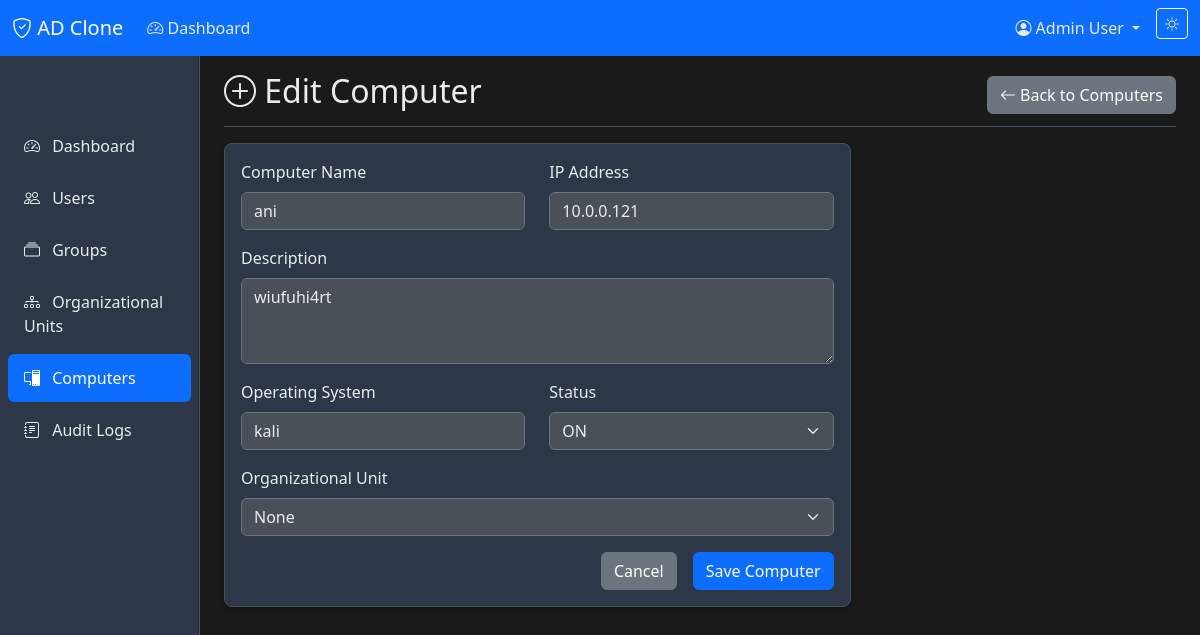
The app's page /computers/edit/2 (signed in) with its own data.
### models.py (models this page shows, shortened)
class User(UserMixin, db.Model):
    id = db.Column(db.Integer, primary_key=True)
    username = db.Column(db.String(80), unique=True, nullable=False, index=True)
    email = db.Column(db.String(120), unique=True, nullable=False, index=True)
    password_hash = db.Column(db.String(255), nullable=False)
    first_name = db.Column(db.String(50), nullable=False)
    last_name = db.Column(db.String(50), nullable=False)
    role = db.Column(db.String(20), nullable=False, default='User')  # Admin or User
    is_active = db.Column(db.Boolean, default=True, nullable=False)
    failed_attempts = db.Column(db.Integer, default=0, nullable=False)
    locked_until = db.Column(db.DateTime, nullable=True)
    created_at = db.Column(db.DateTime, default=lambda: datetime.now(timezone.utc), nullable=False)
    last_login = db.Column(db.DateTime, nullable=True)
    groups = db.relationship('Group', secondary=user_groups, lazy='subquery',
                           backref=db.backref('members', lazy=True))
    audit_logs = db.relationship('AuditLog', backref='user', lazy=True)

class Computer(db.Model):
    id = db.Column(db.Integer, primary_key=True)
    name = db.Column(db.String(100), unique=True, nullable=False, index=True)
    description = db.Column(db.Text, nullable=True)
    status = db.Column(db.String(20), nullable=False, default='OFF')  # ON, OFF, RESTART
    operating_system = db.Column(db.String(100), nullable=True)
    ip_address = db.Column(db.String(15), nullable=True)
    ou_id = db.Column(db.Integer, db.ForeignKey('organizational_unit.id'), nullable=True)
    created_at = db.Column(db.DateTime, default=lambda: datetime.now(timezone.utc), nullable=False)
    last_seen = db.Column(db.DateTime, nullable=True)

### app.py (the view, shortened to what this page needs)
@app.route('/computers/edit/<int:id>', methods=['GET', 'POST'])
@admin_required
def edit_computer(id):
    computer = Computer.query.get_or_404(id)
    form = ComputerForm(original_computer=computer, obj=computer)
    return render_template('computer_form.html', title='Edit Computer', form=form, action='Edit', computer=computer)

### forms.py (shortened to what this page needs)
class ComputerForm(FlaskForm):
    name = StringField('Computer Name', validators=[DataRequired(), Length(min=3, max=50)])
    description = TextAreaField('Description', validators=[Length(max=200)])
    operating_system = StringField('Operating System', validators=[DataRequired(), Length(max=100)])
    ip_address = StringField('IP Address', validators=[DataRequired(), Length(max=15)])
    status = SelectField('Status',
                        choices=[('ON', 'ON'), ('OFF', 'OFF'), ('RESTART', 'RESTART')],
                        validators=[DataRequired()])
    ou_id = SelectField('Organizational Unit', coerce=int, validators=[])
    submit = SubmitField('Save Computer')
    def __init__(self, original_computer=None, *args, **kwargs):
        super(ComputerForm, self).__init__(*args, **kwargs)
        self.original_computer = original_computer
        ous = OrganizationalUnit.query.all()
        choices = [(0, 'None')]
        for ou in ous:
            choices.append((ou.id, ou.name))
        self.ou_id.choices = choices

### app.py (called while the page is built)
def create_app(config_name=None):
    app = Flask(__name__)
    config_name = config_name or os.environ.get('FLASK_CONFIG', 'default')
    app.config.from_object(config[config_name])
    db.init_app(app)
    login_manager = LoginManager()
    login_manager.init_app(app)
    login_manager.login_view = 'login'
    login_manager.login_message = 'Please log in to access this page.'
    login_manager.login_message_category = 'warning'
    @login_manager.user_loader
    def load_user(user_id):
        return User.query.get(int(user_id))
    return app

### auth.py (called while the page is built)
def admin_required(f):
    @wraps(f)
    def decorated_function(*args, **kwargs):
        if not current_user.is_authenticated:
            flash('Please log in to access this page.', 'warning')
            return redirect(url_for('login', next=request.url))
        if current_user.role != 'Admin':
            flash('Admin access required.', 'error')
            return redirect(url_for('dashboard'))
        return f(*args, **kwargs)
    return decorated_function

### templates/computer_form.html (shortened to what this page needs)
{% extends "base.html" %}
{% block content %}
<div class="d-flex justify-content-between flex-wrap flex-md-nowrap align-items-center pt-3 pb-2 mb-3 border-bottom">
    <h1 class="h2"><i class="bi bi-plus-circle"></i> {{ action }} Computer</h1>
    <a href="{{ url_for('computers') }}" class="btn btn-secondary">
        <i class="bi bi-arrow-left"></i> Back to Computers
    </a>
</div>
<div class="row">
    <div class="col-md-8">
        <div class="card">
            <div class="card-body">
                <form method="POST">
                    <div class="row">
                        <div class="col-md-6 mb-3">
                            {{ form.name.label(class="form-label") }}
                            {{ form.name(class="form-control") }}
                        </div>
                        <div class="col-md-6 mb-3">
                            {{ form.ip_address.label(class="form-label") }}
                            {{ form.ip_address(class="form-control") }}
                        </div>
                    </div>
                    <div class="mb-3">
                        {{ form.description.label(class="form-label") }}
                        {{ form.description(class="form-control", rows="3") }}
                    </div>
                    <div class="row">
                        <div class="col-md-6 mb-3">
                            {{ form.operating_system.label(class="form-label") }}
                            {{ form.operating_system(class="form-control") }}
                        </div>
                        <div class="col-md-6 mb-3">
                            {{ form.status.label(class="form-label") }}
                            {{ form.status(class="form-select") }}
                        </div>
                    </div>
                    <div class="mb-3">
                        {{ form.ou_id.label(class="form-label") }}
                        {{ form.ou_id(class="form-select") }}
                    </div>
                    <div class="d-grid gap-2 d-md-flex justify-content-md-end">
                        <a href="{{ url_for('computers') }}" class="btn btn-secondary me-md-2">Cancel</a>
                        {{ form.submit(class="btn btn-primary") }}
                    </div>
                </form>
            </div>
        </div>
    </div>
</div>
{% endblock %}

### templates/base.html (shortened to what this page needs)
<!DOCTYPE html>
<html lang="en" data-bs-theme="dark">
<head>
    <link href="https://cdn.jsdelivr.net/npm/bootstrap@5.3.2/dist/css/bootstrap.min.css" rel="stylesheet">
    <link href="https://cdn.jsdelivr.net/npm/bootstrap-icons@1.11.1/font/bootstrap-icons.css" rel="stylesheet">
    <link href="{{ url_for('static', filename='css/custom.css') }}" rel="stylesheet">
</head>
<body>
    {% if current_user.is_authenticated %}
    <nav class="navbar navbar-expand-lg navbar-dark bg-primary">
        <div class="container-fluid">
            <a class="navbar-brand" href="{{ url_for('dashboard') }}">
                <i class="bi bi-shield-check"></i> AD Clone
            </a>
            <div class="collapse navbar-collapse" id="navbarNav">
                <ul class="navbar-nav me-auto">
                    <li class="nav-item">
                        <a class="nav-link" href="{{ url_for('dashboard') }}">
                            <i class="bi bi-speedometer2"></i> Dashboard
                        </a>
                    </li>
                </ul>
                <ul class="navbar-nav">
                    <li class="nav-item dropdown">
                        <a class="nav-link dropdown-toggle" href="#" role="button" data-bs-toggle="dropdown">
                            <i class="bi bi-person-circle"></i> {{ current_user.first_name }} {{ current_user.last_name }}
                        </a>
                    </li>
                    <li class="nav-item">
                        <button class="btn btn-outline-light btn-sm ms-2" onclick="toggleTheme()" id="themeToggle">
                        </button>
                    </li>
                </ul>
            </div>
        </div>
    </nav>
    {% endif %}
    <div class="container-fluid">
        <div class="row">
            {% if current_user.is_authenticated %}
            <nav class="col-md-2 d-md-block bg-body-secondary sidebar collapse">
                <div class="position-sticky pt-3">
                    <ul class="nav flex-column">
                        <li class="nav-item">
                            <a class="nav-link {% if request.endpoint == 'dashboard' %}active{% endif %}"
                               href="{{ url_for('dashboard') }}">
                                <i class="bi bi-speedometer2"></i> Dashboard
                            </a>
                        </li>
                        <li class="nav-item">
                            <a class="nav-link {% if request.endpoint in ['users', 'add_user', 'edit_user'] %}active{% endif %}"
                               href="{{ url_for('users') }}">
                                <i class="bi bi-people"></i> Users
                            </a>
                        </li>
                        <li class="nav-item">
                            <a class="nav-link {% if request.endpoint in ['groups', 'add_group', 'edit_group'] %}active{% endif %}"
                               href="{{ url_for('groups') }}">
                                <i class="bi bi-collection"></i> Groups
                            </a>
                        </li>
                        <li class="nav-item">
                            <a class="nav-link {% if request.endpoint in ['organizational_units', 'add_ou'] %}active{% endif %}"
                               href="{{ url_for('organizational_units') }}">
                                <i class="bi bi-diagram-3"></i> Organizational Units
                            </a>
                        </li>
                        <li class="nav-item">
                            <a class="nav-link {% if request.endpoint in ['computers', 'add_computer', 'edit_computer'] %}active{% endif %}"
                               href="{{ url_for('computers') }}">
                                <i class="bi bi-pc-display"></i> Computers
                            </a>
                        </li>
                        <li class="nav-item">
                            <a class="nav-link {% if request.endpoint == 'audit_logs' %}active{% endif %}"
                               href="{{ url_for('audit_logs') }}">
                                <i class="bi bi-journal-text"></i> Audit Logs
                            </a>
                        </li>
                    </ul>
                </div>
            </nav>
            {% endif %}
            <main class="{% if current_user.is_authenticated %}col-md-9 ms-sm-auto col-lg-10 px-md-4{% else %}col-12{% endif %}">
                {% block content %}{% endblock %}
            </main>
        </div>
    </div>
</body>
</html>

### static/css/custom.css (style rules this page uses)
[data-bs-theme="dark"] { --bs-body-bg: #1a1a1a; --bs-body-color: #e9ecef; --bs-border-color: #495057; }
[data-bs-theme="dark"] .sidebar { background-color: #2d3748 !important; border-right: 1px solid #495057; }
[data-bs-theme="dark"] .nav-link { color: #e9ecef; }
[data-bs-theme="dark"] .nav-link.active { color: #ffffff; background-color: #0d6efd; }
[data-bs-theme="dark"] .card { background-color: #2d3748; border-color: #495057; }
[data-bs-theme="dark"] .form-control, [data-bs-theme="dark"] .form-select { background-color: #495057; border-color: #6c757d; color: #e9ecef; }
.sidebar { position: fixed; top: 56px; bottom: 0; left: 0; z-index: 100; padding: 48px 0 0; box-shadow: inset -1px 0 0 rgba(0, 0, 0, 0.1); }
.sidebar .nav-link { font-weight: 500; color: inherit; padding: 0.75rem 1rem; border-radius: 0.375rem; margin: 0.125rem 0.5rem; }
.sidebar .nav-link .bi { margin-right: 0.5rem; }
main { margin-top: 48px; }
#themeToggle { transition: all 0.3s ease; }
.card { border-radius: 0.5rem; box-shadow: 0 0.125rem 0.25rem rgba(0, 0, 0, 0.075); }
[data-bs-theme="dark"] .card { box-shadow: 0 0.125rem 0.25rem rgba(0, 0, 0, 0.3); }
.form-control, .form-select { border-radius: 0.375rem; }

### records on screen
User: first_name "Admin", last_name "User"
Computer: name "ani", ip_address "10.0.0.121", description "wiufuhi4rt", operating_system "kali", status "ON", ou_id "None"

### other values on screen
{{ action }} "Edit"
